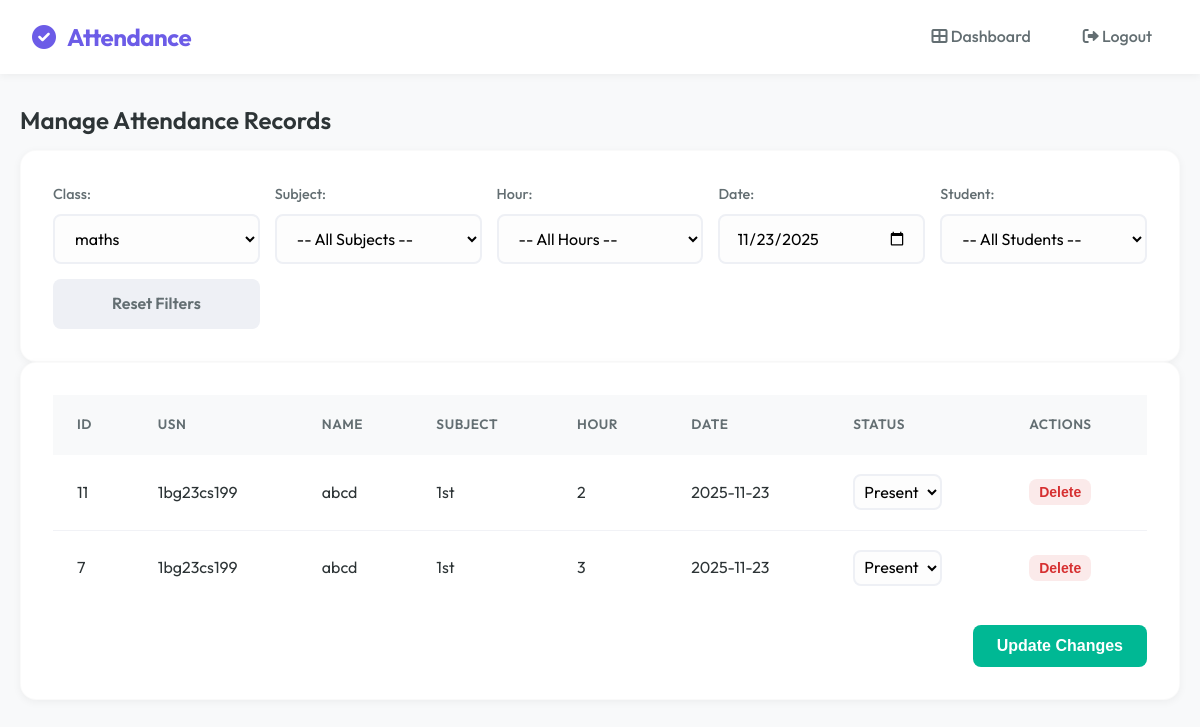
Before: /admin/attendance?class_id=1 (signed in) with the older database file.
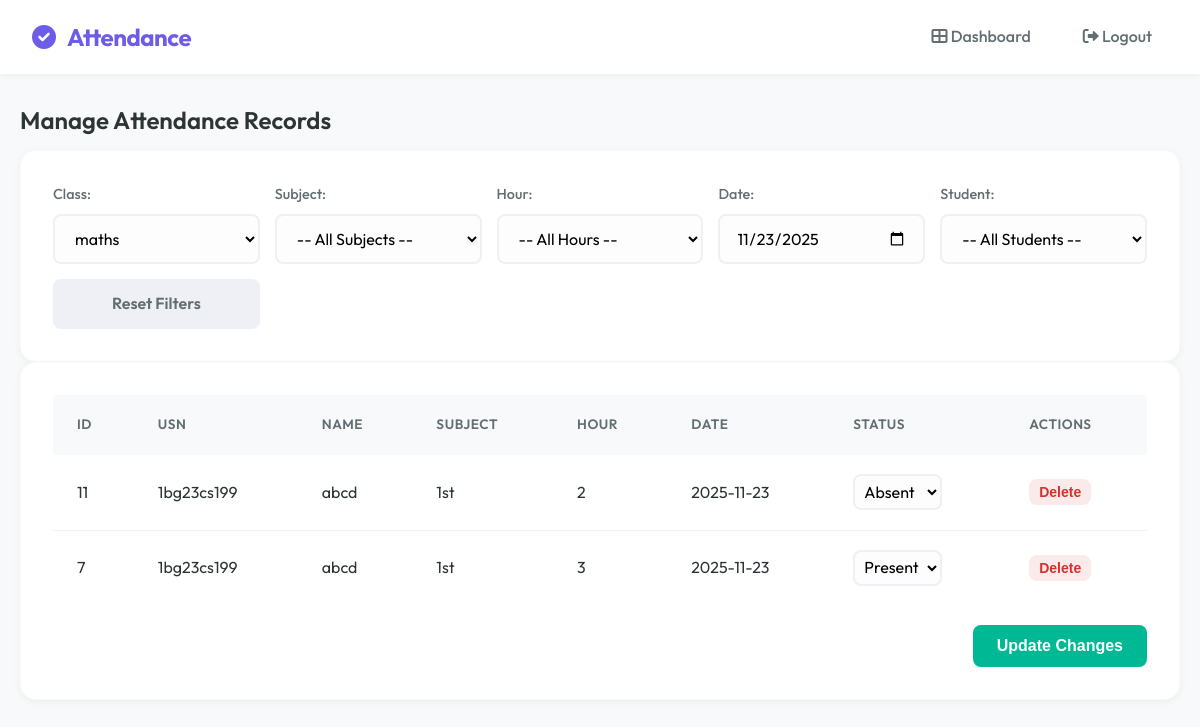
After: the same page with the newer database file.
### tables this page shows
CREATE TABLE attendance (
        id INTEGER PRIMARY KEY AUTOINCREMENT,
        student_id INTEGER,
        subject TEXT,
        date TEXT,
        status TEXT
    , hour INTEGER DEFAULT 1, previous_hash TEXT, current_hash TEXT);

CREATE TABLE students (
        id INTEGER PRIMARY KEY AUTOINCREMENT,
        usn TEXT UNIQUE,
        name TEXT,
        dob TEXT,
        class_id INTEGER,
        face_encoding BLOB
    );

### app.py (the view, shortened to what this page needs)
@app.route("/admin/attendance", methods=["GET", "POST"])
def admin_attendance():
    role = session.get("role")
    if role not in ["admin", "teacher"]:
        return "Unauthorized", 403
    conn = sqlite3.connect('attendance.db')
    c = conn.cursor()
    class_id = request.args.get("class_id")
    subject = request.args.get("subject")
    hour = request.args.get("hour")
    date = request.args.get("date", datetime.date.today().strftime("%Y-%m-%d"))
    student_id = request.args.get("student_id")
    try:
        class_id_int = int(class_id) if class_id else None
    except:
        class_id_int = None
    if role == "teacher":
        teacher_id = session["username"]
        c.execute("""
            SELECT DISTINCT c.id, c.class_name
            FROM classes c
            JOIN teacher_assignments ta ON c.id = ta.class_id
            WHERE ta.teacher_id=?
        """, (teacher_id,))
    else:
        c.execute("SELECT id, class_name FROM classes")
    classes = c.fetchall()
    subjects = []
    students_list = []
    attendance_records = []
    if class_id_int:
        if role == "teacher":
            teacher_id = session["username"]
            c.execute("""
                SELECT subject FROM teacher_assignments
                WHERE teacher_id=? AND class_id=?
                ORDER BY subject
            """, (teacher_id, class_id_int))
        else:
            c.execute("SELECT name FROM subjects WHERE class_id=? ORDER BY name", (class_id_int,))
        subjects = [s[0] for s in c.fetchall()]
        c.execute("SELECT id, usn, name FROM students WHERE class_id=? ORDER BY name", (class_id_int,))
        students_list = c.fetchall()
        if subject:
            query = """SELECT attendance.id, students.usn, students.name, attendance.subject, attendance.hour,
                              attendance.date, attendance.status
                       FROM attendance
                       JOIN students ON attendance.student_id = students.id
                       WHERE students.class_id=? AND attendance.subject=? AND attendance.date=?"""
            params = [class_id_int, subject, date]
            if hour:
                query += " AND attendance.hour=?"
                params.append(hour)
        else:
            query = """SELECT attendance.id, students.usn, students.name, attendance.subject, attendance.hour,
                              attendance.date, attendance.status
                       FROM attendance
                       JOIN students ON attendance.student_id = students.id
                       WHERE students.class_id=? AND attendance.date=?"""
            params = [class_id_int, date]
            if hour:
                query += " AND attendance.hour=?"
                params.append(hour)
        if student_id:
            query += " AND students.id=?"
            params.append(student_id)
        query += " ORDER BY students.usn, attendance.subject, attendance.hour"
        c.execute(query, params)
        attendance_records = c.fetchall()
    conn.close()
    return render_template(
        "admin_attendance.html",
        classes=classes,
        subjects=subjects,
        students_list=students_list,
        attendance_records=attendance_records,
        selected_class=class_id_int,
        selected_subject=subject,
        selected_hour=hour,
        selected_date=date,
        selected_student=int(student_id) if student_id else None
    )

### templates/admin_attendance.html (shortened to what the changed rows need)
{% extends "base.html" %}
{% block content %}
<h2>Manage Attendance Records</h2>
{% if attendance_records %}
<div class="card">
    <form method="POST"
        action="/admin/attendance?class_id={{ selected_class or '' }}&subject={{ selected_subject or '' }}&hour={{ selected_hour or '' }}&date={{ selected_date or '' }}&student_id={{ selected_student or '' }}">
        <table>
            <thead>
                <tr>
                    <th>ID</th>
                    <th>USN</th>
                    <th>Name</th>
                    <th>Subject</th>
                    <th>Hour</th>
                    <th>Date</th>
                    <th>Status</th>
                    <th>Actions</th>
                </tr>
            </thead>
            <tbody>
                {% for record in attendance_records %}
                <tr>
                    <td>{{ record[0] }}</td>
                    <td>{{ record[1] }}</td>
                    <td>{{ record[2] }}</td>
                    <td>{{ record[3] }}</td>
                    <td>{{ record[4] }}</td>
                    <td>{{ record[5] }}</td>
                    <td>
                        <select name="status_{{ record[0] }}" style="padding: 5px; width: auto;">
                            <option value="Present" {% if record[6]=='Present' %}selected{% endif %}>Present</option>
                            <option value="Absent" {% if record[6]=='Absent' %}selected{% endif %}>Absent</option>
                        </select>
                    </td>
                    <td>
                        {% if session['role'] == 'admin' %}
                        <button type="submit" formaction="/delete_attendance/{{ record[0] }}" class="btn btn-danger"
                            style="padding: 5px 10px; font-size: 14px;">Delete</button>
                        {% endif %}
                    </td>
                </tr>
                {% endfor %}
            </tbody>
        </table>
    </form>
</div>
{% else %}
<div class="alert alert-info">
    <i class="fas fa-info-circle"></i> No attendance records found for the selected filters.
</div>
{% endif %}
{% endblock %}

Changed rows visible on the page:
changed attendance id 11: status+id "Present" → "Absent"
